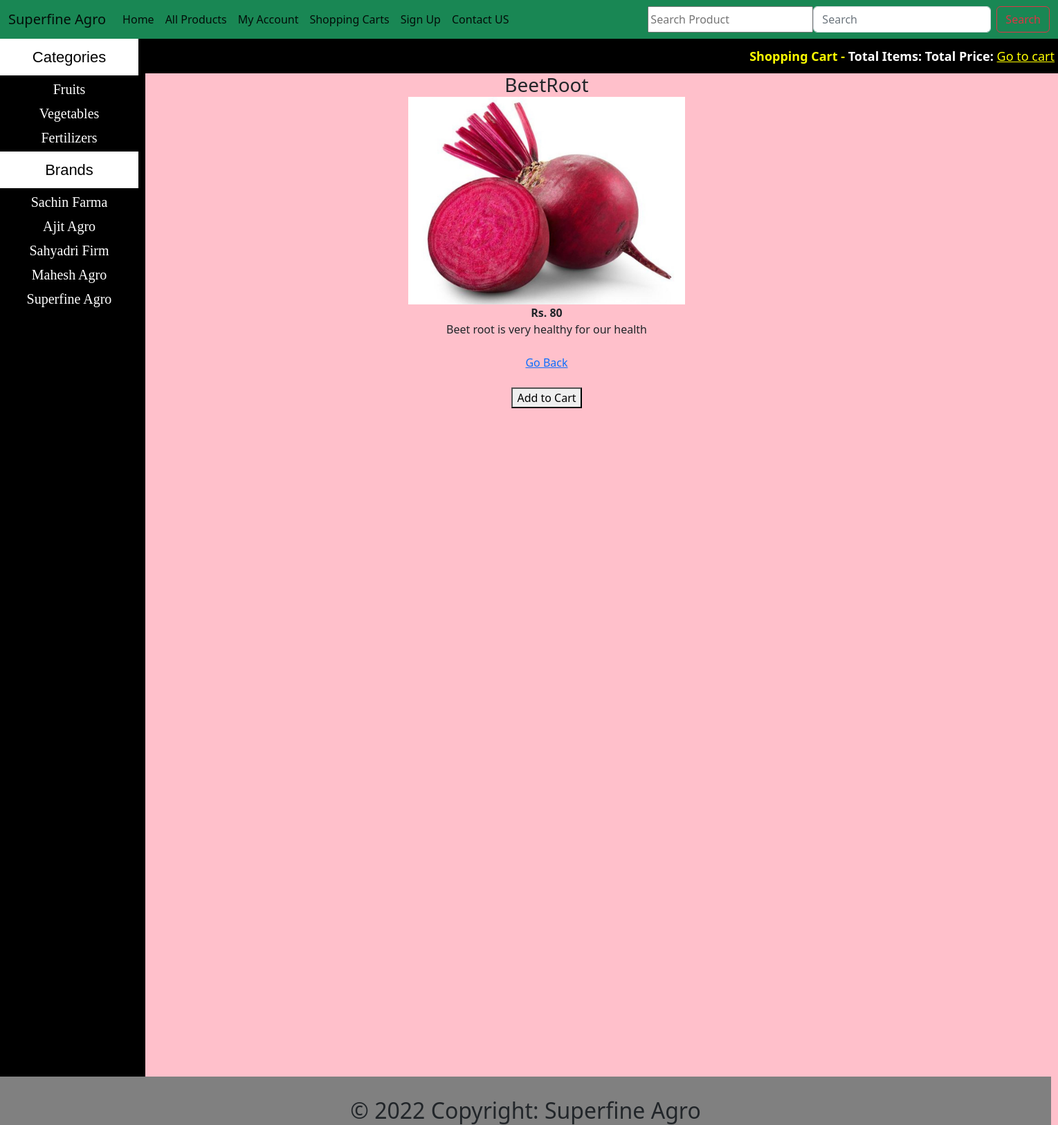
Screenshot of /details.php?pro_id=8 with the database file from the repository.
### tables this page shows
CREATE TABLE `categories` (
  `cat_id` int(100) NOT NULL,
  `cat_title` varchar(255) NOT NULL
);

CREATE TABLE `brands` (
  `brand_id` int(100) NOT NULL,
  `brand_title` text NOT NULL
);

CREATE TABLE `products` (
  `product_id` int(100) NOT NULL,
  `product_cat` int(100) NOT NULL,
  `product_brand` int(100) NOT NULL,
  `product_title` varchar(200) NOT NULL,
  `product_price` int(100) NOT NULL,
  `product_desc` text NOT NULL,
  `product_image` text NOT NULL,
  `product_keywords` text NOT NULL
);

### details.php (the view, shortened to what this page needs)
<!DOCTYPE>
<?php
include("functions/functions.php");
?>
<html>
<head>
  <link href="https://cdn.jsdelivr.net/npm/bootstrap@5.2.0-beta1/dist/css/bootstrap.min.css" rel="stylesheet">
  <link rel="stylesheet" href="styles/style.css" media="all" />
</head>
<body>
  <nav class="navbar navbar-expand-lg bg-success">
    <div class="container-fluid">
      <a class="navbar-brand" href="index.php">Superfine Agro</a>
      <div class="collapse navbar-collapse" id="navbarSupportedContent">
        <ul class="navbar-nav me-auto mb-2 mb-lg-0">
          <li class="nav-item">
            <a class="nav-link active" aria-current="page" href=href="index.php">Home</a>
          </li>
          <li class="nav-item">
            <a class="nav-link active" href=" all_products.php">All Products</a>
          </li>
          <li class="nav-item">
            <a class="nav-link active" href="customer/my_account.php">My Account</a>
          </li>
          <li class="nav-item">
            <a class="nav-link active" href="#">Shopping Carts</a>
          </li>
          <li class="nav-item">
            <a class="nav-link active" href="cart.php">Sign Up</a>
          </li>
          <li class="nav-item">
            <a class="nav-link active" href="contact.html">Contact US</a>
          </li>
        </ul>
        <form class="d-flex" role="search" method="get" action="results.php" enctype="multipart/form-data">
          <input type="text" name="user_query" placeholder="Search Product" />
          <input class="form-control me-2" name="search" type="search" placeholder="Search" aria-label="Search">
          <button class="btn btn-outline-danger" type="submit">Search</button>
        </form>
      </div>
    </div>
  </nav>
  <div class="main_wrapper">
    <div class="content_wrapper">
      <div id="sidebar">
        <div id="sidebar_title">Categories</div>
        <ul id="cats">
          <?php getCats(); ?>
        </ul>
        <div id="sidebar_title">Brands</div>
        <ul id="cats">
          <?php getBrands(); ?>
        </ul>
      </div>
      <div id="content_area">
        <div id="shopping">
          <span style="float:right; font-size:18px; padding:5px; line-height:40px;">
            <b style="color:yellow">Shopping Cart -</b> <b style="color:white">Total Items: Total Price:</b> <a href="cart.php" style="color:yellow"> Go to cart</a>
          </span>
        </div>
        <div id="products_box">
          <?php
          if (isset($_GET['pro_id'])) {
            $product_id = $_GET['pro_id'];
            $get_pro = "select * from products where product_id='$product_id'";
            $run_pro = mysqli_query($con, $get_pro);
            while ($row_pro = mysqli_fetch_array($run_pro)) {
              $pro_id = $row_pro['product_id'];
              $pro_title = $row_pro['product_title'];
              $pro_price = $row_pro['product_price'];
              $pro_image = $row_pro['product_image'];
              $pro_desc = $row_pro['product_desc'];
              echo "
                             <h3>$pro_title</h3>
                             <img src='admin_area/product_images/$pro_image' width='400' height='300'/>
                             <p><b>Rs. $pro_price </b></p>
                             <p style='float:center'>$pro_desc </p> <br>
                             <a href='index.php?pro_id=$pro_id' style='float:center;'>Go Back</a><br><br>
                             <a href='details.php?pro_id=$pro_id'>
                             <button style='float:center;'>Add to Cart</button></a>
                            </div>
                        ";
            }
          }
          ?>
        </div>
      </div>
      <div id="footer">
        <h2 style="text-align:center; padding-top:30px;">© 2022 Copyright: Superfine Agro</h2>
      </div>
    </div>
</body>
</html>

### functions/functions.php (shortened to what this page needs)
<?php
$con = mysqli_connect("localhost", "root", "", "superfine-agro");
function getCats()
{
    global $con;
    $get_cats = "select * from categories";
    $run_cats = mysqli_query($con, $get_cats);
    while ($row_cats = mysqli_fetch_array($run_cats)) {
        $cat_id = $row_cats['cat_id'];
        $cat_title = $row_cats['cat_title'];
        echo "<li><a href='index.php?cat=$cat_id'>$cat_title</a></li>";
    }
}
function getBrands()
{
    global $con;
    $get_brands = "select * from brands";
    $run_brands = mysqli_query($con, $get_brands);
    while ($row_brands = mysqli_fetch_array($run_brands)) {
        $brand_id = $row_brands['brand_id'];
        $brand_title = $row_brands['brand_title'];
        echo "<li><a href='index.php?brand=$brand_id'>$brand_title</a></li>";
    }
}

### styles/style.css (style rules this page uses)
html, body, div, span, applet, object, iframe, h1, h2, h3, h4, h5, h6, p, blockquote, pre, a, abbr, acronym, address, big, cite, code, del, dfn, em, img, ins, kbd, q, s, samp, small, strike, strong, sub, sup, tt, var, b, u, i, center, dl, dt, dd, ol, ul, li, fieldset, form, label, legend, table, caption, tbody, tfoot, thead, tr, th, td, article, aside, canvas, details, embed, figure, figcaption, footer, header, hgroup, menu, nav, output, ruby, section, summary, time, mark, audio, video { margin: 0; padding: 0; border: 0; vertical-align: baseline; }
article, aside, details, figcaption, figure, footer, header, hgroup, menu, nav, section { display: block; }
body { background-color: pink; }
.main_wrapper { width: auto; height: 1500px; margin: left; background: black; }
.content_wrapper { margin: auto; width: auto; margin: left; background: pink; }
#content_area { width: 1319px; height: 1500px; float: right; background: pink; }
#sidebar { width: 200px; background: black; float: left; }
#sidebar_title { background: white; color: black; font-size: 22px; font-family: arial; padding: 10px; text-align: center; }
#cats { text-align: center; }
#cats li { list-style: none; display: block; margin: 5px; }
#cats a { color: white; padding: 8px; margin: 5px; text-align: center; font-size: 20px; text-decoration: none; font-family: comic Sans MS; }
#products_box { width: 1100px; text-align: center; margin-left: 30px; margin-bottom: 10px; }
#shopping { width: 1319px; height: 50px; background: black; font: white; }
#footer { width: 1519px; height: 70px; background: gray; clear: both; }

### rows the page displays
categories: cat_title "Fruits"
categories: cat_title "Vegetables"
categories: cat_title "Fertilizers"
brands: brand_title "Sachin Farma"
brands: brand_title "Ajit Agro"
brands: brand_title "Sahyadri Firm"
brands: brand_title "Mahesh Agro"
brands: brand_title "Superfine Agro"
products: product_title "BeetRoot", product_image (picture), product_price "80", product_desc "Beet root is very healthy for our health"
